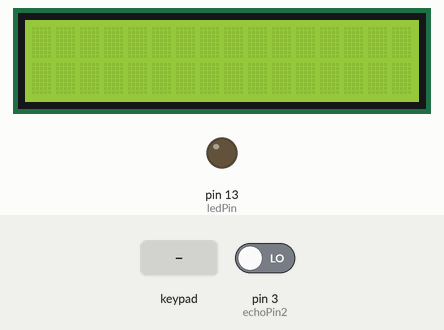
This sketch was run on a simulated Arduino Uno, built with avr-gcc and run on an emulated ATmega328P. Shown: 16×2 character LCD, output pins drawn as LEDs (lit = HIGH). The test bench sets the inputs (shaded band); at power-on: pin 3 (echoPin2) LOW.

Above: at 1.2 s.
1.3 s: keypad keys 1 6 1 2 pressed 1.08 s apart
At 3.4 s:
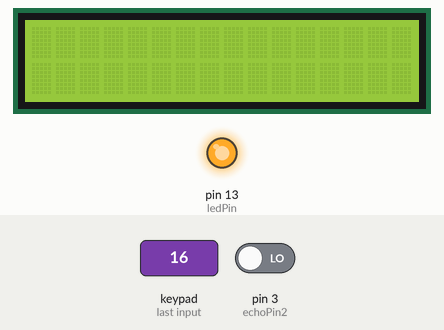
Timing chart, 0 to 16.6 s (numbered marks = the images above; inputs shaded):
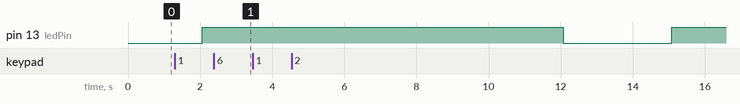

The sketch:

ProjectSecurityOne.ino
```cpp
//Tells if roommate in room
#include <LiquidCrystal.h>
#include <Key.h>
#include <Keypad.h>

int trigPin1 = 0;
int echoPin1 = 1;
int trigPin2 = 2;
int echoPin2 = 3;
int ledPin = 13;
const byte rows = 4;
const byte cols = 4;

char keys[rows][cols] = {
  {'1','2','3','A'},
  {'4','5','6','B'},
  {'5','6','7','C'},
  {'*','0','#','D'}
};

byte rowPins[rows] = {11,10,9,8};
byte colPins[cols] = {7,6,5,4};

Keypad keypad = Keypad(makeKeymap(keys),rowPins,colPins,rows,cols);
LiquidCrystal lcd(A0,A1,A2,A3,A4,A5);

void setup() {
  // put your setup code here, to run once:
  Serial.begin(9600);
  lcd.begin(16,2);
  pinMode(trigPin1,INPUT);
  pinMode(echoPin1,INPUT);
  pinMode(trigPin2,INPUT);
  pinMode(echoPin2,INPUT);
  pinMode(ledPin,OUTPUT);
}

boolean isCorrect(char c)
{//1 character is being passed from the loop
    int i=0;String t="";
    t = t+c;
    for(i=0;i<3;)
    {
      char key = keypad.getKey();
      if(int(key)!=0)
      {
        //Serial.println(key);
        t=t+key;
        i++;
      }
    }//2 passwords are 1612 and 2358
    if(t.equals("1612")) return true;
    else if(t.equals("2358")) return true;
    else return false;
}

void loop() {
  // put your main code here, to run repeatedly:
    lcd.clear();
    lcd.noDisplay();//turns off display
    char pass;//stores one no. of the code
    boolean ayush = false,akash = false;//counters
    long duration1,distance1,duration2,distance2;//counts the duration and time for ultrasonic sensors
    digitalWrite(trigPin1,HIGH);
    delay(0.05);
    digitalWrite(trigPin1,LOW);
    duration1 = pulseIn(echoPin1,HIGH);
    distance1 = (duration1/2)/29.1;//convert time to cm
    digitalWrite(trigPin2,HIGH);
    delay(0.05);
    digitalWrite(trigPin2,LOW);
    duration2 = pulseIn(echoPin2,HIGH);
    distance2 = (duration2/2)/29.1;
    if(distance1<30)
    {
       ayush = !ayush;
       digitalWrite(ledPin,HIGH);
       delay(5000);
       digitalWrite(ledPin,LOW);
    }
    if(distance2<30)
    {
      akash = !akash;
      digitalWrite(ledPin,HIGH);
      delay(5000);
      digitalWrite(ledPin,LOW);
    }
    pass = keypad.getKey();
    if(int(pass)!=0)
    {
      boolean flag = isCorrect(pass);
      if(flag)
      {
        if(ayush)
        {
          lcd.setCursor(0,0);
          lcd.print("Ayush is in his");
          lcd.setCursor(0,1);
          lcd.print("room - A");
        }
        else if(akash)
        {
          lcd.setCursor(0,0);
          lcd.print("Akash is in his");
          lcd.setCursor(0,1);
          lcd.print("room - B");
        }
        else if(akash && ayush)
        {
          lcd.setCursor(0,0);
          lcd.print("They both are");
          lcd.setCursor(0,1);
          lcd.print("in their room");
        }
        else
        {
          lcd.setCursor(0,0);
          lcd.print("No one is");
          lcd.setCursor(0,1);
          lcd.print("in the room");
        }
      }
    }
    delay(500);
}
```

I2c.c
```cpp
#include<avr/io.h>
#include<util/delay.h>

int ex = 0;


void initMaster(void)
{
	PORTB |= 1<<PINB1;
	TWBR = 0x02;
	TWAR = 0b11111000;
}

void startMaster(void)
{
	TWCR |= 1<<TWSTA | 1<<TWINT | 1<<TWEN;
	while(!(TWCR & (1<<TWINT)));
	if((TWSR & 0xF8) != 0x08)
	{
		ex = 1;

	}
}

void addressMaster(void)
{

	TWDR = 0xD6;
	TWCR |= 1<<TWEN | 1<<TWINT;
	while(!(TWCR & (1<<TWINT)));
	if((TWSR & 0xF8) == 0x18)
	{
		ex = 1;
		PORTB |= 1<<PINB0;
						_delay_ms(100);
						PORTB &= ~(1<<PINB0);
						_delay_ms(100);
	}
}

void dataMaster(void)
{
	TWDR = 0xFF;
	TWCR &= ~(1<<TWSTA);
	TWCR |= (1<<TWEN) | (1<<TWINT);
	while(!(TWCR & (1<<TWINT)));
	if((TWSR & 0xF8) != 0x28)
	{
		ex = 1;
	}
}

void stopMaster(void)
{
	TWCR |= 1<<TWINT | 1<<TWEN | 1<<TWSTO;
}


void initSlave(void)
{
	TWAR = 0x0E;
}

void addressSlave(void)
{
	TWCR |= 1<<TWEN | 1<<TWEA | 1<<TWINT;
	while(!(TWCR & (1<<TWINT)));
	if((TWSR & 0xF8) != 0x60)
	{
		ex = 1;
	}
}

void dataSlave(void)
{
	TWCR |= 1<<TWEN | 1<<TWEA | 1<<TWINT;
	while(!(TWCR & (1<<TWINT)));

	if((TWSR & 0xF8) != 0x80)
	{
		ex = 1;
	}
	if(TWDR==0xFF)
		PORTB ^= 1<<PINB0;
}

void stopSlave(void)
{
	TWCR |= 1<<TWEN | 1<<TWEA | 1<<TWINT;
	while(!(TWCR & (1<<TWINT)));
	if((TWSR & 0xF8) != 0xA0)
	{
		ex = 1;

	}
	if(ex==0)
	{
		PORTB |= 1<<PINB2;
		_delay_ms(100);
		PORTB &= ~(1<<PINB2);
	}
}

void main(void)
{
	DDRB |= 1<<PINB0 | 1<<PINB2;
	initMaster();

	//TWI
	TWCR |= 1<<TWEN;

	while(1)
	{
		if(bit_is_clear(PINB,1))
		{
			_delay_ms(100);
			if(bit_is_clear(PINB,1))
			{
				//PORTB ^= 1<<PINB0;
				startMaster();
				addressMaster();
				dataMaster();
				stopMaster();
			}
		}
		/*while(ex==0)
		{
			initSlave();
			addressSlave();
			dataSlave();
			stopSlave();
		}*/

	}
}
```
